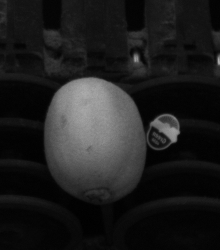
#> input picture Task3pics/C0_000006.png, 220 x 250 px, given in place of C0_000006.png.png, which was not available
$ python -i thirdTask.py   (imports and definitions only)
#> lines starting #> are read from the running program, lines starting #| are printed output that depends on the picture; after the words box and inside, x2 and y2 are one past the last pixel; in counts of white or black regions, pixels touching at a corner belong together; pictures that were not available may be replaced by others from this repository, and a replacement may not be noted
import cv2
import numpy as np
import matplotlib.pyplot as plt

def minkowski_subtraction(img):

    img_blur = cv2.bilateralFilter(img, 5, 20, 20)
    kernel1 = np.ones((5, 5), np.uint8)
    kernel2 = np.ones((2, 2), np.uint8)
    eroded = cv2.erode(img_blur, kernel1, iterations=1)
    dilated = cv2.dilate(img_blur, kernel2, iterations=1)
    diff = cv2.absdiff(dilated, eroded)
    diff_norm = cv2.normalize(diff, None, 0, 255, cv2.NORM_MINMAX)
    diff_contrast = cv2.convertScaleAbs(diff_norm, alpha=5, beta=1)
    cv2.imshow("minkowski",diff_contrast)
    return diff_contrast


def segment_fruit(nir_image):


    #Application of a Gaussian Blur
    blur_temp = cv2.GaussianBlur(nir_image,(3,3),0)

    otsu_value = plot_nir_histogram_with_threshold(nir_image)
    print('otsu_value',otsu_value)


    #Otsu Thresholding to segment the image
    th , otsu_temp = cv2.threshold(blur_temp, 0, 255, cv2.THRESH_OTSU | cv2.THRESH_BINARY)

    #filling of the holes inside the fruit blob using a flood-fill approach
    h, w = otsu_temp.shape[:2]
    m1 = np.zeros((h+2, w+2), np.uint8)
    ff1 = otsu_temp.copy()
    cv2.imshow("ff1", ff1)
    cv2.floodFill(ff1, m1, (0,0), 255)
    #we then invert the result obtained by the floodfill operation in order to highlight the holes
    holes_temp = cv2.bitwise_not(ff1)

    #Mask of the apples
    mask_temp = holes_temp | otsu_temp
    mask_c_temp = cv2.cvtColor(mask_temp, cv2.COLOR_GRAY2RGB)

    #Application of the masks to infrared images
    app_nir_temp = nir_image * (mask_temp/255)

    open_ker=cv2.getStructuringElement(cv2.MORPH_RECT, (17,17))
    open_def_temp=cv2.morphologyEx(otsu_temp, cv2.MORPH_OPEN, open_ker)


    #Application of the masks to infrared images
    app_nir_temp_ref = nir_image * (open_def_temp/255)

    return app_nir_temp_ref.astype(np.uint8), open_def_temp

def detect_defects(fruit_mask, mask_temp):

    # Apply Minkowski Subtraction for edge extraction
    edges_temp = minkowski_subtraction(fruit_mask)
    # Sharpen the edges
    sharpen_kernel = np.array([[-1, -1, -1],
                               [-1,  9, -1],
                               [-1, -1, -1]])
    sharpened_edges = cv2.filter2D(edges_temp, -1, sharpen_kernel)
    cv2.imshow("sharpened_edges", sharpened_edges.astype(np.uint8))

    _, high_thresh1 = cv2.threshold(sharpened_edges, 180, 255, cv2.THRESH_BINARY)
    cv2.imshow(" high_thresh", high_thresh1)

    img_blur = cv2.bilateralFilter(fruit_mask, 11, 35, 35)
    edge  = cv2.Canny(img_blur, threshold1=50, threshold2=100)
    cv2.imshow("canny", edge)

    #Perform a closing operation to have better defects' edges
    clo_ker = cv2.getStructuringElement(cv2.MORPH_CROSS, (5,5))
    #high_thresh = high_thresh.astype(np.uint8)
    high_thresh = edge.astype(np.uint8)
    closing_temp=cv2.morphologyEx(high_thresh, cv2.MORPH_CLOSE, clo_ker)
    cv2.imshow("closing_temp", closing_temp)

    #Fill of the undefected parts of the apples
    h_ff, w_ff= closing_temp.shape
    closing_temp = closing_temp.astype(np.uint8)
    row_ff=np.zeros((2, w_ff))
    col_ff=np.zeros((h_ff+2, 2))
    n_mask= ~mask_temp
    mask_ff_temp=np.vstack((n_mask, row_ff))
    mask_ff_temp=np.hstack((mask_ff_temp, col_ff))
    mask_ff_temp = mask_ff_temp.astype(np.uint8)
    cv2.floodFill(closing_temp, mask_ff_temp, (175,150), 255)
    holes_ff_temp= closing_temp
    cv2.imshow("filled", holes_ff_temp)

    #Subtract the previous image to the fully filled mask of the apple to higlight the defects
    open_ker=cv2.getStructuringElement(cv2.MORPH_RECT, (3,3))
    holes_ff_temp = holes_ff_temp.astype(np.uint8)
    holes_ff_temp=~holes_ff_temp
    sub_temp=mask_temp & holes_ff_temp
    open_temp=cv2.morphologyEx(sub_temp, cv2.MORPH_OPEN, open_ker)
    cv2.imshow('defectsAlone', open_temp)

    return open_temp


def contour_defects(open_temp, color_image):

    # Find contours of the defects in open_temp
    contours, _ = cv2.findContours(open_temp, cv2.RETR_EXTERNAL, cv2.CHAIN_APPROX_SIMPLE)

    # Create a blank image to draw rounded contours
    rounded_contours_img = np.zeros_like(color_image)

    # Draw rounded contours around the defects
    for contour in contours:
        # Calculate center and radius of the minimum enclosing circle
        (x, y), radius = cv2.minEnclosingCircle(contour)
        center = (int(x), int(y))
        radius = int(radius)
        # Draw the circle around the contour
        cv2.circle(rounded_contours_img, center, radius + 5, (0, 255, 0), 2)

    # Superimpose the rounded contours onto the original color image
    result_image = cv2.addWeighted(color_image, 1, rounded_contours_img, 0.5, 0)

    # Display the result
    cv2.imshow('Defects on Color Image', result_image)

    return result_image

def plot_nir_histogram_with_threshold(nir_image):
    pixel_values = nir_image.flatten()

    otsu_value, _ = cv2.threshold(nir_image, 0, 255, cv2.THRESH_BINARY + cv2.THRESH_OTSU)

    plt.figure(figsize=(8, 5))
    plt.hist(pixel_values, bins=256, range=(0, 256), color='gray', alpha=0.7, label='Pixel Intensity')
    plt.axvline(otsu_value, color='red', linestyle='--', label=f'Otsu Threshold = {int(otsu_value)}')
    plt.title("NIR Image Histogram with Otsu Threshold")
    plt.xlabel("Pixel Intensity (0-255)")
    plt.ylabel("Frequency")
    plt.legend()
    plt.grid(True)
    plt.tight_layout()
    plt.show()

    return otsu_value

def run3():

    picNo = input("Enter the picture number(6 to 10): ")
#> the answer given: Task3pics/C0_000006.png

    # Load NIR and color images
    nir_image = cv2.imread('Task3pics/C0_00000' + picNo +'.png', cv2.IMREAD_GRAYSCALE)
#> nir_image is the input picture: shape (250, 220); min 0, max 171, mean 30.3
    color_image = cv2.imread('Task3pics/C1_00000' + picNo +'.png')
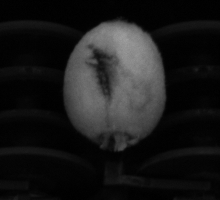
#> input picture Task3pics/C0_000007.png, 220 x 200 px, given in place of C0_000006.png.png, which was not available
#> color_image is the input picture: shape (200, 220, 3); min 0, max 158, mean 25.4

    fruit_mask, mask_temp = segment_fruit(nir_image)
#> in plot_nir_histogram_with_threshold, `otsu_value, _ = cv2.threshold(nir_image, 0, 255, cv2.THRESH_BINARY + c..`: otsu_value = 63
#> in plot_nir_histogram_with_threshold, `plt.show()`:
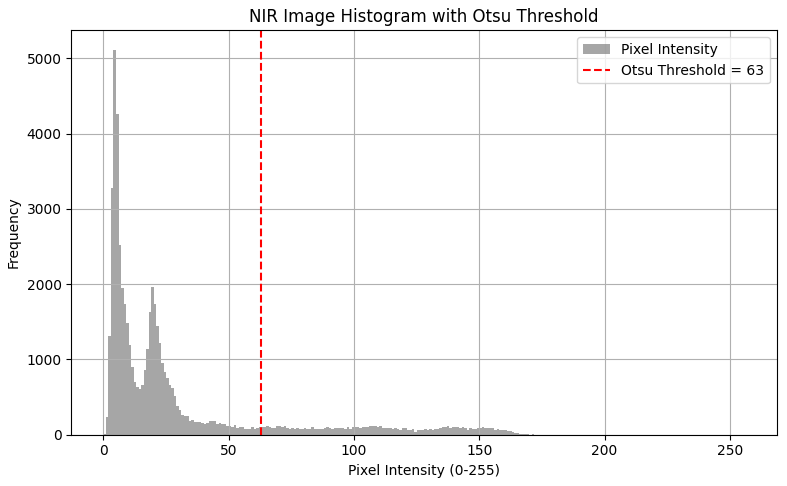
#> figure drawn by matplotlib, 1 panel; tallest bar 5116 high, from x = 4 to 5
#| otsu_value 63.0
#> in segment_fruit, `th , otsu_temp = cv2.threshold(blur_temp, 0, 255, cv2.THRESH_OTSU | cv..`:
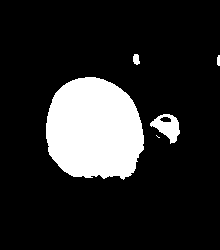
#> otsu_temp: shape (250, 220); 15.7% white; 5 white regions (1 under 20 px), largest, box (x1, y1, x2, y2) and area: (46, 77, 144, 180) 8076, (150, 114, 180, 144) 473, (133, 54, 140, 65) 60, (217, 55, 220, 66) 30
#> in segment_fruit, `cv2.floodFill(ff1, m1, (0,0), 255)`:
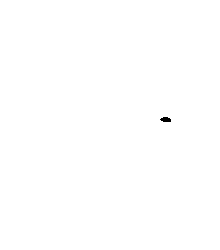
#> ff1: shape (250, 220); 99.9% white; 1 black region, box (x1, y1, x2, y2) and area: (160, 117, 171, 122) 43
#> in segment_fruit, `mask_temp = holes_temp | otsu_temp`: mask_temp: shape (250, 220); 15.8% white; 5 white regions (1 under 20 px), largest, box (x1, y1, x2, y2) and area: (46, 77, 144, 180) 8076, (150, 114, 180, 144) 516, (133, 54, 140, 65) 60, (217, 55, 220, 66) 30
#> in segment_fruit, `open_def_temp=cv2.morphologyEx(otsu_temp, cv2.MORPH_OPEN, open_ker)`: open_def_temp: shape (250, 220); 14.5% white; 1 white region, box (x1, y1, x2, y2) and area: (47, 78, 143, 176) 7966
    cv2.imshow("open_def_temp",mask_temp)
    cv2.imshow("fruit_mask",fruit_mask)
    edges = detect_defects(fruit_mask, ~mask_temp)
#> in minkowski_subtraction, `eroded = cv2.erode(img_blur, kernel1, iterations=1)`:
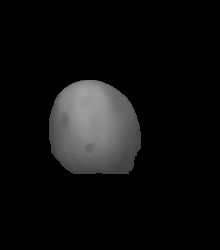
#> eroded: shape (250, 220); min 0, max 163, mean 14.4
#> in detect_defects, `_, high_thresh1 = cv2.threshold(sharpened_edges, 180, 255, cv2.THRESH_..`: high_thresh1: shape (250, 220); 2.8% white; 154 white regions (151 under 20 px), largest, box (x1, y1, x2, y2) and area: (47, 78, 144, 177) 1091, (60, 113, 71, 130) 51, (81, 143, 95, 154) 47
#> in detect_defects, `edge  = cv2.Canny(img_blur, threshold1=50, threshold2=100)`:
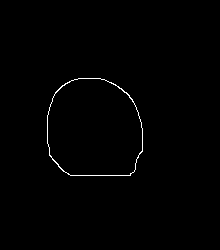
#> edge: shape (250, 220); 0.63% white in thin lines or dots, all inside (x1, y1, x2, y2) = (47, 78, 143, 176)
#> in detect_defects, `cv2.floodFill(closing_temp, mask_ff_temp, (175,150), 255)`:
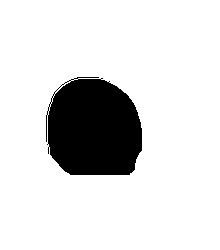
#> closing_temp: shape (250, 220); 85.8% white; 1 black region, box (x1, y1, x2, y2) and area: (46, 77, 142, 175) 7809
#> in detect_defects, `sub_temp=mask_temp & holes_ff_temp`: sub_temp: shape (250, 220); 0.19% white in thin lines or dots, all inside (x1, y1, x2, y2) = (46, 77, 110, 154)
#> in detect_defects, `open_temp=cv2.morphologyEx(sub_temp, cv2.MORPH_OPEN, open_ker)`: open_temp: shape (250, 220); every value is 0
    detected_image = contour_defects(edges, color_image)
#> in contour_defects, `contours, _ = cv2.findContours(open_temp, cv2.RETR_EXTERNAL, cv2.CHAIN..`: contours = []
#> after the loop in contour_defects, `for contour in contours:`: rounded_contours_img: shape (200, 220, 3); every value is 0


    cv2.imshow("Segmented Fruit", fruit_mask)
    cv2.imshow("Edges", edges.astype(np.uint8))
    # cv2.imshow("Defects", defects)
    cv2.waitKey(0)
    cv2.destroyAllWindows()

#run3()

>>> result = run3()
